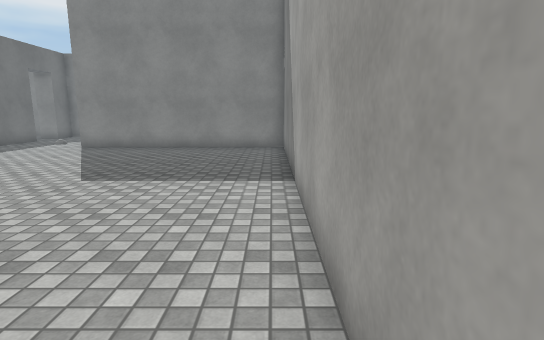
View 1 (above)

20 first-person views from a walk through a Unity game level. The camera is 1.5 m above the floor, tilts 10° down and sees 80° across. The floor is counted in squares, 1 m on a side. Each view is taken from the middle of a square. On the plan, view 1 faces up. The plan holds only what a view shows up to about 15 squares ahead; the rest is blank. The place goes on beyond the plan. The player is left out. Some animated figures are not drawn. Some surface patterns are stand-ins.

View 2
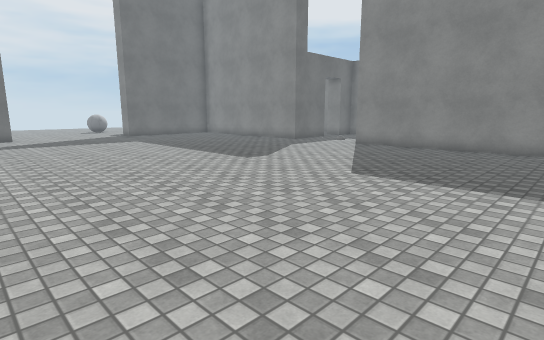

View 3
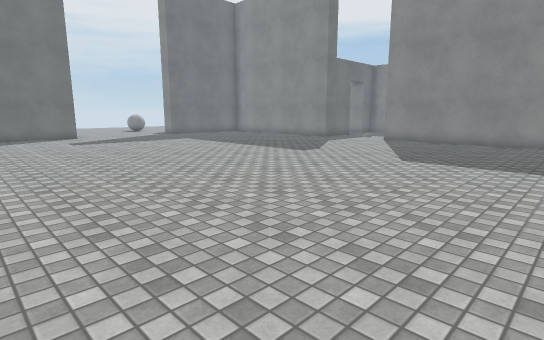

View 4
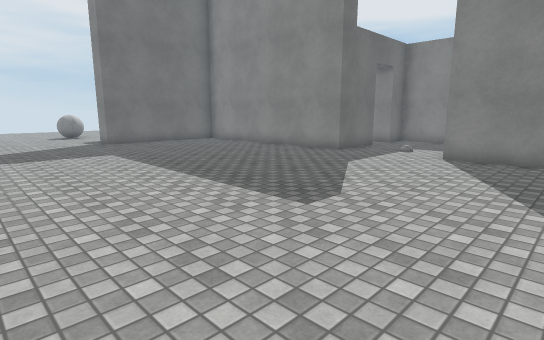

View 5
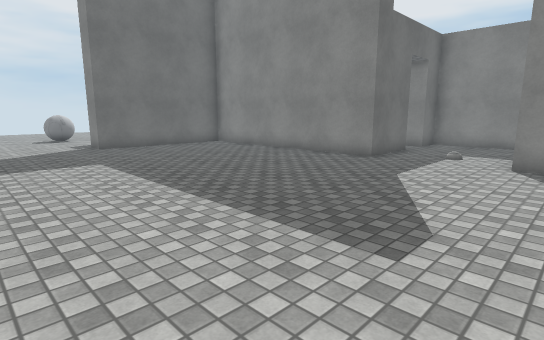

View 6
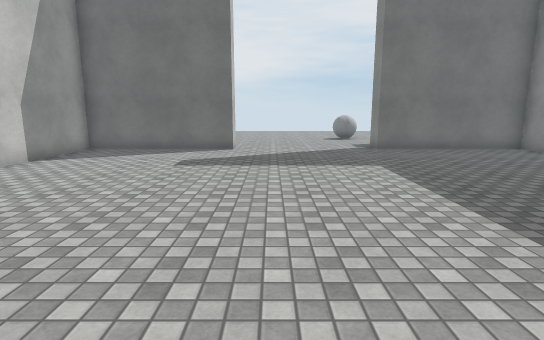

View 7
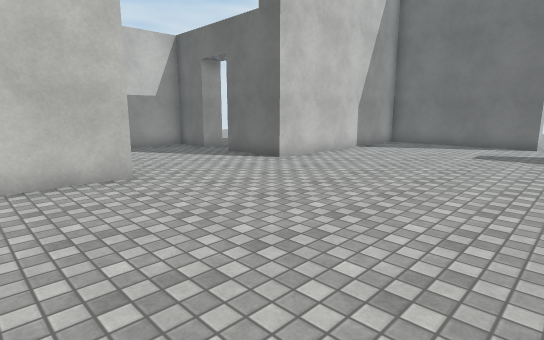

View 8
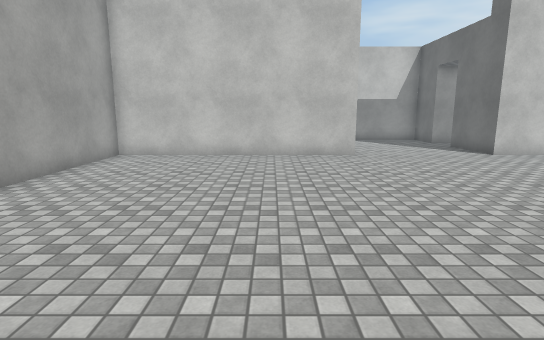

View 9
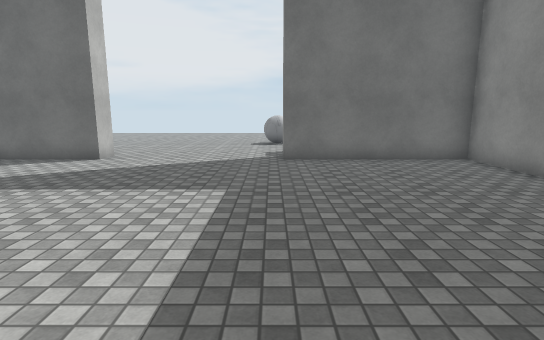

View 10
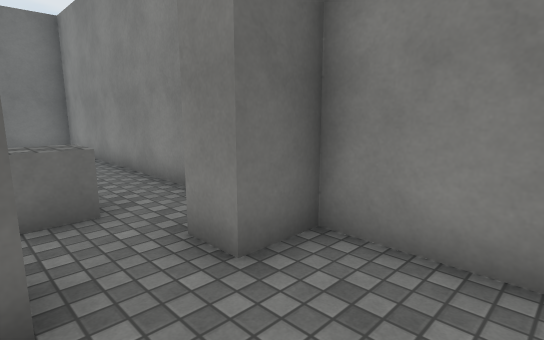

View 11
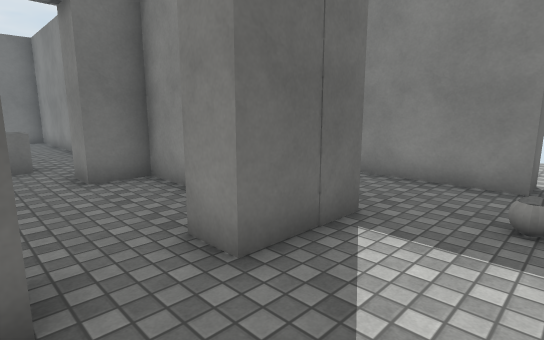

View 12
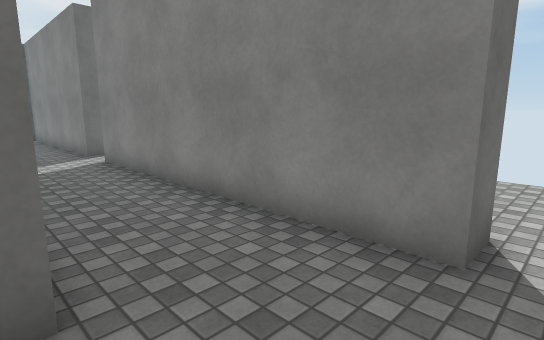

View 13
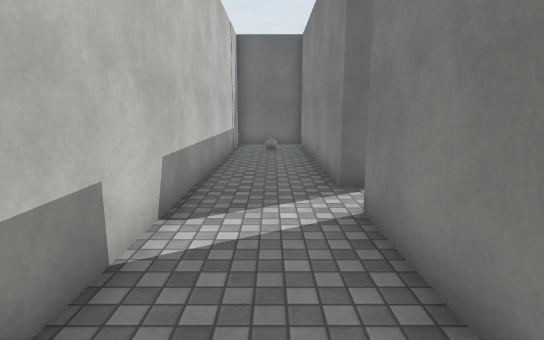

View 14
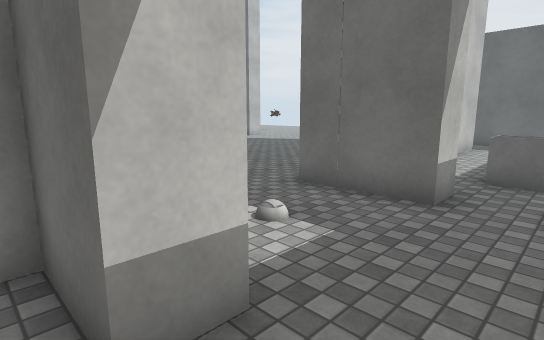

View 15
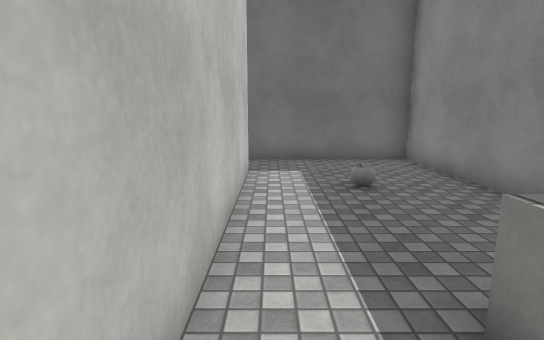

View 16
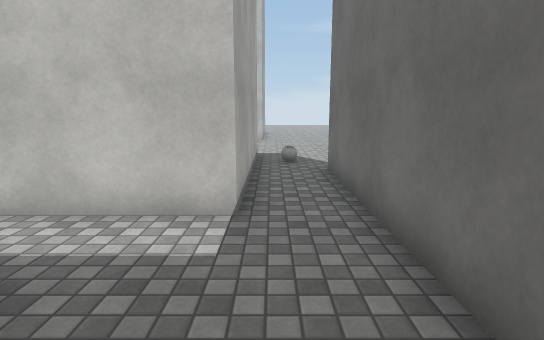

View 17
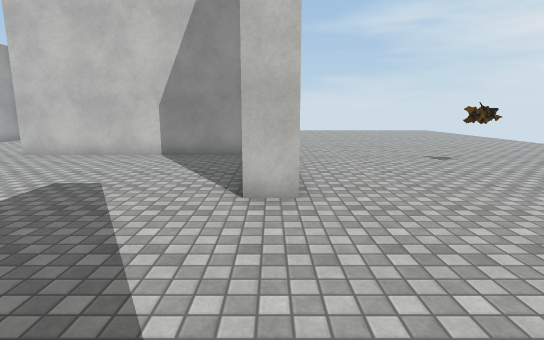

View 18
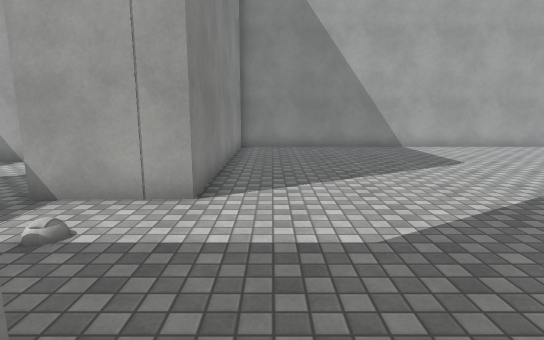

View 19
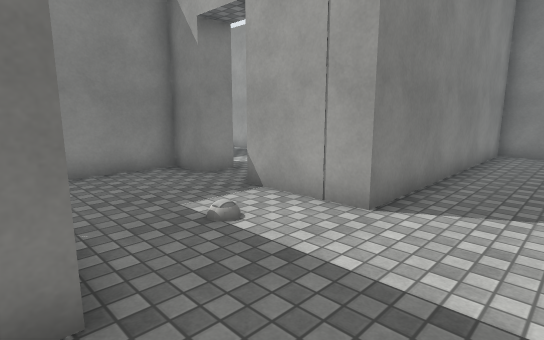

View 20
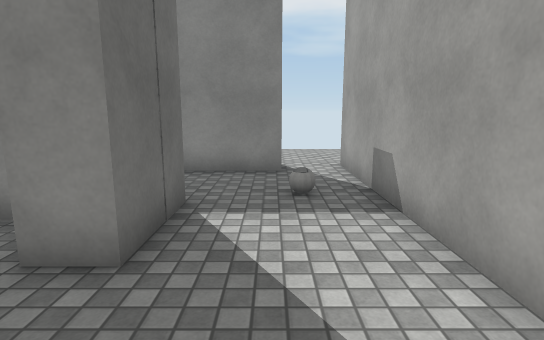

### Floor plan
Points are (right, up) in squares from view 1. A wall is a line through its corners. A room is listed if a view was taken in it or the views show most of it. See-through windows are left out.
Room 1 (views 1, 2, 3, 4, 5, 6, 7, 8, 9, 10, 17, 18, 19)
walls: (-22.5, 2.4) (-21.5, 2.4) (-21.5, -3.6) (-13, -3.6) (-13, -6.5); (-8, -3.6) (0.5, -3.6) (0.5, 14.4) (-8.5, 14.4) (-8.5, 17.3) (-7.5, 17.3); (-13.5, 17.3) (-12.5, 17.3) (-12.5, 14.4) (-21.5, 14.4) (-21.5, 8.4) (-22.5, 8.4) (-22.5, 15.4); (-7.5, 19) (-8.5, 19) (-8.5, 20.4) (-12.5, 20.4) (-12.5, 19) (-13.5, 19); (-24.5, 16.4) (-24.5, 11.4)
ways out: opening at (-8, 18.5) to room 2; opening at (-23.5, 16) to room 3; opening at (-13, 18.5) to room 3
objects: other object (-24, 10); other object (-10, 16)
Room 2 (views 11, 12, 13, 14, 20)
walls: (-17.5, 25) (-17.5, 24.4) (-25.2, 24.4); (-7.5, 21.5) (-7.5, 19); (-7.5, 17.3) (-7.5, 15.4) (-7.1, 15.4); (-5.7, 25.5) (-5.7, 24.4) (-15.8, 24.4); (-4, 18.1) (-4, 25.5); (-25.5, 21.4) (-12.6, 21.4)
ways out: opening at (-8, 18.5) to room 1
objects: other object (-24, 23); other object (-5, 22)
Room 3 (views 15, 16)
walls: (-15.9, 20.4) (-24.5, 20.4) (-24.5, 16.4); (-22.5, 15.4) (-14.6, 15.4)
ways out: opening at (-23.5, 16) to room 1; opening at (-13, 18.5) to room 1
objects: other object (-21, 18); other object (-16, 18) to (-15, 18)

Where each view was taken, in squares from view 1:
view 1: 0 up, 0 right, facing up
view 2: 0 up, 0 right, facing up-left
view 3: 3 down, 0 right, facing up-left
view 4: 3 up, 5 left, facing up-left
view 5: 4 up, 7 left, facing up-left
view 6: 4 up, 8 left, facing left
view 7: 4 up, 5 left, facing down-left
view 8: 8 up, 5 left, facing down
view 9: 8 up, 11 left, facing left
view 10: 17 up, 10 left, facing up-left
view 11: 17 up, 5 left, facing up-left
view 12: 21 up, 5 left, facing up-left
view 13: 23 up, 11 left, facing left
view 14: 19 up, 7 left, facing down-left
view 15: 16 up, 14 left, facing left
view 16: 20 up, 23 left, facing down
view 17: 8 up, 22 left, facing down
view 18: 13 up, 14 left, facing right
view 19: 12 up, 13 left, facing up-right
view 20: 16 up, 6 left, facing up
